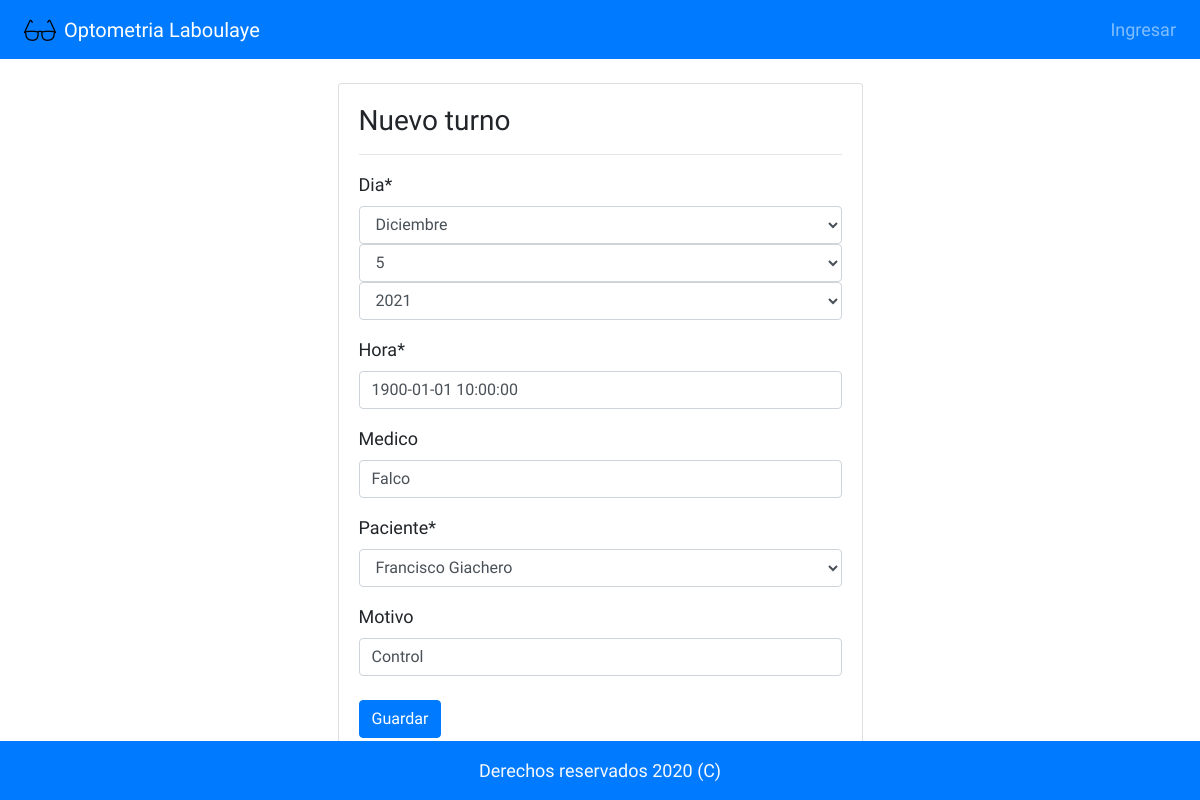
Screenshot of /optometrialbye/turno/editar/4 with the database file from the repository.
### optometrialbye/models.py (models this page shows, shortened)
class Turnos(models.Model):
    dia = models.DateField(default= date.today)
    hora = models.TimeField(default= timezone.now)
    medico = models.CharField(max_length=255, blank=True)
    paciente = models.ForeignKey(Pacientes, on_delete=models.CASCADE)
    motivo = models.CharField('Motivo', max_length=255, blank=True)
    class Meta:
        ordering = ['dia']

### optometrialbye/views.py (the view)
# urls.py: path('turno/editar/<int:pk>', views.TurnoUpdate.as_view(), name = 'editar_turno'),
class TurnoUpdate(UpdateView):
    model = Turnos
    template_name = 'optolbye/nuevo_turno.html'
    form_class = TurnoForm
    success_url = reverse_lazy('index')

### optometrialbye/forms.py
class TurnoForm(forms.ModelForm):
    class Meta:
        model = Turnos
        fields = '__all__'
        widgets = {
            'hora' : forms.DateTimeInput(attrs={'class':'flat'}),
            'dia' : forms.SelectDateWidget()
        }

### optometrialbye/models.py (called while the page is built)
    def __str__(self):
        nombre_apellido = f'{self.nombre} {self.apellido}'
        return nombre_apellido

### optometrialbye/templates/optolbye/nuevo_turno.html (shortened to what this page needs)
{% extends 'optolbye/base.html' %}
{% load static %}
{% block css %}
<link rel="stylesheet" href="https://cdn.jsdelivr.net/npm/flatpickr/dist/flatpickr.min.css">
{% endblock %}
{% block body %}
{% load crispy_forms_tags %}
<main class="py-4">
    <div class="container row m-auto">
        <div class="col-md-6 m-auto">
            <div class="card">
                <div class="card-body" >
                    <h3>Nuevo turno</h3>
                    <hr>
                    <form action="" method="POST">
                        {{ form | crispy }}
                        <input type="submit" value="Guardar" class="btn btn-primary mt-2 ">
                    </form>
                </div>
            </div>
        </div>
    </div>
</main>
{% endblock  %}
{% block footer %}
<footer class="py-3 bg-primary fixed-bottom">
    <div class="container">
      <p class="m-0 text-light text-center">Derechos reservados 2020 (C)</p>
    </div>
</footer>
{% endblock %}

### optometrialbye/templates/optolbye/base.html (style rules this page uses)
body { font-family: 'Architects Daughter', serif; font-size: 18px; }

### rows the page displays
Turnos: hora "1900-01-01 10:00:00", medico "Falco", paciente "Francisco Giachero", motivo "Control"
